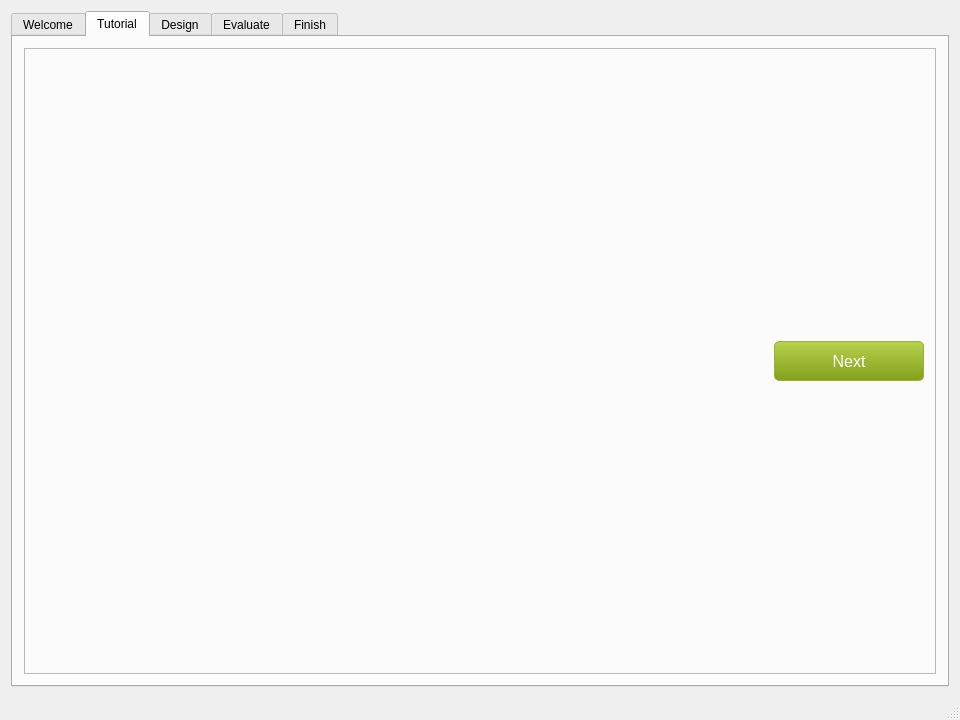
<?xml version="1.0" encoding="UTF-8"?>
<ui version="4.0">
 <class>UserStudyAppClass</class>
 <widget class="QMainWindow" name="UserStudyAppClass">
  <property name="windowModality">
   <enum>Qt::ApplicationModal</enum>
  </property>
  <property name="geometry">
   <rect>
    <x>0</x>
    <y>0</y>
    <width>960</width>
    <height>720</height>
   </rect>
  </property>
  <property name="windowTitle">
   <string>User Study</string>
  </property>
  <widget class="QWidget" name="centralWidget">
   <layout class="QHBoxLayout" name="horizontalLayout">
    <item>
     <widget class="QTabWidget" name="screens">
      <property name="currentIndex">
       <number>1</number>
      </property>
      <widget class="QWidget" name="WelcomeScreen">
       <attribute name="title">
        <string>Welcome</string>
       </attribute>
       <layout class="QVBoxLayout" name="verticalLayout_5">
        <item>
         <widget class="QFrame" name="WelcomeScreenFrame">
          <layout class="QGridLayout" name="gridLayout_4">
           <item row="2" column="0">
            <spacer name="horizontalSpacer_4">
             <property name="orientation">
              <enum>Qt::Horizontal</enum>
             </property>
             <property name="sizeHint" stdset="0">
              <size>
               <width>895</width>
               <height>20</height>
              </size>
             </property>
            </spacer>
           </item>
           <item row="0" column="0" colspan="2">
            <layout class="QVBoxLayout" name="welcomeLayout">
             <property name="margin">
              <number>100</number>
             </property>
             <item>
              <widget class="QLabel" name="label_3">
               <property name="text">
                <string>&lt;html&gt;&lt;head/&gt;&lt;body&gt;&lt;p&gt;&lt;span style=&quot; font-size:20pt;&quot;&gt;Welcome to the &amp;quot;name&amp;quot; study!&lt;/span&gt;&lt;/p&gt;&lt;p&gt;&lt;br/&gt;&lt;/p&gt;&lt;p&gt;&lt;span style=&quot; font-size:9pt;&quot;&gt;This study &lt;/span&gt;&lt;span style=&quot; font-family:'Arial,Helvetica,sans'; font-size:9pt; color:#000000;&quot;&gt;Fusce facilisis commodo rutrum. Maecenas id dui ac eros molestie laoreet at a urna. Suspendisse lorem urna, aliquam ac dignissim sed, molestie sit amet nibh.&lt;/span&gt;&lt;/p&gt;&lt;/body&gt;&lt;/html&gt;</string>
               </property>
               <property name="wordWrap">
                <bool>true</bool>
               </property>
              </widget>
             </item>
             <item>
              <widget class="QLabel" name="label_4">
               <property name="sizePolicy">
                <sizepolicy hsizetype="Preferred" vsizetype="Preferred">
                 <horstretch>0</horstretch>
                 <verstretch>0</verstretch>
                </sizepolicy>
               </property>
               <property name="text">
                <string/>
               </property>
               <property name="pixmap">
                <pixmap resource="Resources/userstudyResource.qrc">:/UserStudyApp/logo.svg</pixmap>
               </property>
               <property name="scaledContents">
                <bool>false</bool>
               </property>
               <property name="alignment">
                <set>Qt::AlignBottom|Qt::AlignRight|Qt::AlignTrailing</set>
               </property>
              </widget>
             </item>
             <item>
              <spacer name="verticalSpacer_4">
               <property name="orientation">
                <enum>Qt::Vertical</enum>
               </property>
               <property name="sizeHint" stdset="0">
                <size>
                 <width>20</width>
                 <height>40</height>
                </size>
               </property>
              </spacer>
             </item>
            </layout>
           </item>
           <item row="1" column="1" rowspan="2">
            <widget class="QPushButton" name="nextButtonWelcome">
             <property name="minimumSize">
              <size>
               <width>150</width>
               <height>40</height>
              </size>
             </property>
             <property name="layoutDirection">
              <enum>Qt::LeftToRight</enum>
             </property>
             <property name="autoFillBackground">
              <bool>false</bool>
             </property>
             <property name="styleSheet">
              <string notr="true">QPushButton{
	background:qlineargradient(spread:pad, x1:0, y1:0, x2:0, y2:1, stop:0 #b6d14c, stop:1 #83a01c);
	color: white;
	border: 1px solid #97B134;
	font-family: 'Open Sans', sans-serif;
	font-size: 16px;
    border-radius: 5px;
}

QPushButton:hover{
    background:qlineargradient(spread:pad, x1:0, y1:0, x2:0, y2:1, stop:0 #bbda4c, stop:1 #83a01d);
}

QPushButton:pressed{
   background:qlineargradient(spread:pad, x1:0, y1:0, x2:0, y2:1, stop:0 #83a01c, stop:1 #b6d14c);
}</string>
             </property>
             <property name="text">
              <string>Next</string>
             </property>
             <property name="icon">
              <iconset resource="Resources/userstudyResource.qrc">
               <normaloff>:/UserStudyApp/nextPage.ico</normaloff>:/UserStudyApp/nextPage.ico</iconset>
             </property>
             <property name="default">
              <bool>false</bool>
             </property>
             <property name="flat">
              <bool>false</bool>
             </property>
            </widget>
           </item>
          </layout>
         </widget>
        </item>
       </layout>
      </widget>
      <widget class="QWidget" name="TutorialScreen">
       <attribute name="title">
        <string>Tutorial</string>
       </attribute>
       <layout class="QVBoxLayout" name="verticalLayout_3">
        <item>
         <widget class="QFrame" name="TutorialScreenFrame">
          <property name="frameShape">
           <enum>QFrame::StyledPanel</enum>
          </property>
          <property name="frameShadow">
           <enum>QFrame::Raised</enum>
          </property>
          <layout class="QGridLayout" name="gridLayout_3">
           <item row="2" column="0">
            <spacer name="horizontalSpacer_3">
             <property name="orientation">
              <enum>Qt::Horizontal</enum>
             </property>
             <property name="sizeHint" stdset="0">
              <size>
               <width>895</width>
               <height>20</height>
              </size>
             </property>
            </spacer>
           </item>
           <item row="0" column="0" colspan="2">
            <layout class="QVBoxLayout" name="tutorialLayout"/>
           </item>
           <item row="2" column="1">
            <widget class="QPushButton" name="nextButtonTutorial">
             <property name="minimumSize">
              <size>
               <width>150</width>
               <height>40</height>
              </size>
             </property>
             <property name="styleSheet">
              <string notr="true">QPushButton{
	background:qlineargradient(spread:pad, x1:0, y1:0, x2:0, y2:1, stop:0 #b6d14c, stop:1 #83a01c);
	color: white;
	border: 1px solid #97B134;
	font-family: 'Open Sans', sans-serif;
	font-size: 16px;
    border-radius: 5px;
}

QPushButton:hover{
    background:qlineargradient(spread:pad, x1:0, y1:0, x2:0, y2:1, stop:0 #bbda4c, stop:1 #83a01d);
}

QPushButton:pressed{
   background:qlineargradient(spread:pad, x1:0, y1:0, x2:0, y2:1, stop:0 #83a01c, stop:1 #b6d14c);
}</string>
             </property>
             <property name="text">
              <string>Next</string>
             </property>
             <property name="icon">
              <iconset resource="Resources/userstudyResource.qrc">
               <normaloff>:/UserStudyApp/nextPage.ico</normaloff>:/UserStudyApp/nextPage.ico</iconset>
             </property>
             <property name="default">
              <bool>false</bool>
             </property>
             <property name="flat">
              <bool>false</bool>
             </property>
            </widget>
           </item>
          </layout>
         </widget>
        </item>
       </layout>
      </widget>
      <widget class="QWidget" name="DesignScreen">
       <attribute name="title">
        <string>Design</string>
       </attribute>
       <layout class="QVBoxLayout" name="verticalLayout_7">
        <item>
         <widget class="QFrame" name="DesignScreenFrame">
          <property name="frameShape">
           <enum>QFrame::StyledPanel</enum>
          </property>
          <property name="frameShadow">
           <enum>QFrame::Raised</enum>
          </property>
          <layout class="QGridLayout" name="gridLayout_5">
           <property name="margin">
            <number>9</number>
           </property>
           <property name="spacing">
            <number>6</number>
           </property>
           <item row="2" column="2">
            <widget class="QPushButton" name="nextButtonDesign">
             <property name="minimumSize">
              <size>
               <width>150</width>
               <height>40</height>
              </size>
             </property>
             <property name="styleSheet">
              <string notr="true">QPushButton{
	background:qlineargradient(spread:pad, x1:0, y1:0, x2:0, y2:1, stop:0 #b6d14c, stop:1 #83a01c);
	color: white;
	border: 1px solid #97B134;
	font-family: 'Open Sans', sans-serif;
	font-size: 16px;
    border-radius: 5px;
}

QPushButton:hover{
    background:qlineargradient(spread:pad, x1:0, y1:0, x2:0, y2:1, stop:0 #bbda4c, stop:1 #83a01d);
}

QPushButton:pressed{
   background:qlineargradient(spread:pad, x1:0, y1:0, x2:0, y2:1, stop:0 #83a01c, stop:1 #b6d14c);
}</string>
             </property>
             <property name="text">
              <string>Next</string>
             </property>
             <property name="icon">
              <iconset resource="Resources/userstudyResource.qrc">
               <normaloff>:/UserStudyApp/nextPage.ico</normaloff>:/UserStudyApp/nextPage.ico</iconset>
             </property>
             <property name="default">
              <bool>false</bool>
             </property>
             <property name="flat">
              <bool>false</bool>
             </property>
            </widget>
           </item>
           <item row="2" column="1">
            <spacer name="horizontalSpacer_5">
             <property name="orientation">
              <enum>Qt::Horizontal</enum>
             </property>
             <property name="sizeHint" stdset="0">
              <size>
               <width>895</width>
               <height>20</height>
              </size>
             </property>
            </spacer>
           </item>
           <item row="2" column="0">
            <widget class="QFrame" name="tasksFrame">
             <property name="frameShape">
              <enum>QFrame::StyledPanel</enum>
             </property>
             <property name="frameShadow">
              <enum>QFrame::Raised</enum>
             </property>
             <layout class="QHBoxLayout" name="horizontalLayout_2">
              <property name="spacing">
               <number>10</number>
              </property>
              <property name="leftMargin">
               <number>10</number>
              </property>
              <property name="topMargin">
               <number>0</number>
              </property>
              <property name="rightMargin">
               <number>10</number>
              </property>
              <property name="bottomMargin">
               <number>0</number>
              </property>
              <item>
               <widget class="QLabel" name="checkmarkLabel">
                <property name="enabled">
                 <bool>true</bool>
                </property>
                <property name="text">
                 <string>✓</string>
                </property>
               </widget>
              </item>
              <item>
               <widget class="QLabel" name="tasksDescribtion">
                <property name="text">
                 <string>Please perform the following tasks</string>
                </property>
               </widget>
              </item>
              <item>
               <layout class="QGridLayout" name="tasksLayout">
                <property name="leftMargin">
                 <number>8</number>
                </property>
                <property name="rightMargin">
                 <number>8</number>
                </property>
                <property name="spacing">
                 <number>8</number>
                </property>
               </layout>
              </item>
             </layout>
            </widget>
           </item>
           <item row="0" column="0" colspan="3">
            <layout class="QVBoxLayout" name="designLayout">
             <item>
              <widget class="QFrame" name="designFrame">
               <property name="frameShape">
                <enum>QFrame::StyledPanel</enum>
               </property>
               <property name="frameShadow">
                <enum>QFrame::Raised</enum>
               </property>
              </widget>
             </item>
            </layout>
           </item>
          </layout>
         </widget>
        </item>
       </layout>
      </widget>
      <widget class="QWidget" name="EvaluateScreen">
       <attribute name="title">
        <string>Evaluate</string>
       </attribute>
       <layout class="QVBoxLayout" name="verticalLayout_9">
        <item>
         <widget class="QFrame" name="EvaluateScreenFrame">
          <property name="frameShape">
           <enum>QFrame::StyledPanel</enum>
          </property>
          <property name="frameShadow">
           <enum>QFrame::Raised</enum>
          </property>
          <layout class="QGridLayout" name="gridLayout_6">
           <item row="2" column="1">
            <widget class="QPushButton" name="nextButtonEvaluate">
             <property name="minimumSize">
              <size>
               <width>150</width>
               <height>40</height>
              </size>
             </property>
             <property name="styleSheet">
              <string notr="true">QPushButton{
	background:qlineargradient(spread:pad, x1:0, y1:0, x2:0, y2:1, stop:0 #b6d14c, stop:1 #83a01c);
	color: white;
	border: 1px solid #97B134;
	font-family: 'Open Sans', sans-serif;
	font-size: 16px;
    border-radius: 5px;
}

QPushButton:hover{
    background:qlineargradient(spread:pad, x1:0, y1:0, x2:0, y2:1, stop:0 #bbda4c, stop:1 #83a01d);
}

QPushButton:pressed{
   background:qlineargradient(spread:pad, x1:0, y1:0, x2:0, y2:1, stop:0 #83a01c, stop:1 #b6d14c);
}</string>
             </property>
             <property name="text">
              <string>Next</string>
             </property>
             <property name="icon">
              <iconset resource="Resources/userstudyResource.qrc">
               <normaloff>:/UserStudyApp/nextPage.ico</normaloff>:/UserStudyApp/nextPage.ico</iconset>
             </property>
             <property name="default">
              <bool>false</bool>
             </property>
             <property name="flat">
              <bool>false</bool>
             </property>
            </widget>
           </item>
           <item row="2" column="0">
            <spacer name="horizontalSpacer_6">
             <property name="orientation">
              <enum>Qt::Horizontal</enum>
             </property>
             <property name="sizeHint" stdset="0">
              <size>
               <width>895</width>
               <height>20</height>
              </size>
             </property>
            </spacer>
           </item>
           <item row="0" column="0" colspan="2">
            <layout class="QVBoxLayout" name="evaluateLayout">
             <item>
              <widget class="QFrame" name="evaluateFrame">
               <property name="frameShape">
                <enum>QFrame::StyledPanel</enum>
               </property>
               <property name="frameShadow">
                <enum>QFrame::Raised</enum>
               </property>
              </widget>
             </item>
             <item>
              <spacer name="verticalSpacer_7">
               <property name="orientation">
                <enum>Qt::Vertical</enum>
               </property>
               <property name="sizeHint" stdset="0">
                <size>
                 <width>20</width>
                 <height>40</height>
                </size>
               </property>
              </spacer>
             </item>
            </layout>
           </item>
          </layout>
         </widget>
        </item>
       </layout>
      </widget>
      <widget class="QWidget" name="FinishScreen">
       <attribute name="title">
        <string>Finish</string>
       </attribute>
       <layout class="QGridLayout" name="gridLayout">
        <property name="margin">
         <number>40</number>
        </property>
        <property name="horizontalSpacing">
         <number>6</number>
        </property>
        <item row="2" column="1">
         <layout class="QVBoxLayout" name="verticalLayout_10">
          <property name="leftMargin">
           <number>200</number>
          </property>
          <property name="topMargin">
           <number>20</number>
          </property>
          <property name="rightMargin">
           <number>200</number>
          </property>
          <property name="bottomMargin">
           <number>20</number>
          </property>
          <item>
           <widget class="QPushButton" name="sendResultButton">
            <property name="minimumSize">
             <size>
              <width>200</width>
              <height>45</height>
             </size>
            </property>
            <property name="maximumSize">
             <size>
              <width>200</width>
              <height>16777215</height>
             </size>
            </property>
            <property name="styleSheet">
             <string notr="true">QPushButton{
	background:qlineargradient(spread:pad, x1:0, y1:0, x2:0, y2:1, stop:0 #b6d14c, stop:1 #83a01c);
	color: white;
	border: 1px solid #97B134;
	font-family: 'Open Sans', sans-serif;
	font-size: 24px;
    border-radius: 5px;
}

QPushButton:hover{
    background:qlineargradient(spread:pad, x1:0, y1:0, x2:0, y2:1, stop:0 #bbda4c, stop:1 #83a01d);
}

QPushButton:pressed{
   background:qlineargradient(spread:pad, x1:0, y1:0, x2:0, y2:1, stop:0 #83a01c, stop:1 #b6d14c);
}</string>
            </property>
            <property name="text">
             <string>Send</string>
            </property>
           </widget>
          </item>
         </layout>
        </item>
        <item row="0" column="1">
         <spacer name="verticalSpacer_3">
          <property name="orientation">
           <enum>Qt::Vertical</enum>
          </property>
          <property name="sizeHint" stdset="0">
           <size>
            <width>20</width>
            <height>40</height>
           </size>
          </property>
         </spacer>
        </item>
        <item row="6" column="1">
         <spacer name="verticalSpacer">
          <property name="orientation">
           <enum>Qt::Vertical</enum>
          </property>
          <property name="sizeHint" stdset="0">
           <size>
            <width>20</width>
            <height>80</height>
           </size>
          </property>
         </spacer>
        </item>
        <item row="4" column="1">
         <widget class="QLabel" name="label">
          <property name="text">
           <string>&lt;html&gt;&lt;head/&gt;&lt;body&gt;&lt;p&gt;&lt;span style=&quot; font-size:12pt;&quot;&gt;Alternatively, you can send us the results file to &lt;/span&gt;&lt;a href=&quot;mailto:space.saver@gmail.com?Subject=Results&quot;&gt;&lt;span style=&quot; font-size:12pt; text-decoration: underline; color:#0000ff;&quot;&gt;graphics.user.study@gmail.com&lt;/span&gt;&lt;/a&gt;&lt;/p&gt;&lt;/body&gt;&lt;/html&gt;</string>
          </property>
          <property name="wordWrap">
           <bool>true</bool>
          </property>
         </widget>
        </item>
        <item row="1" column="1">
         <widget class="QLabel" name="label_2">
          <property name="text">
           <string>&lt;html&gt;&lt;head/&gt;&lt;body&gt;&lt;p&gt;&lt;span style=&quot; font-size:20pt;&quot;&gt;Thank you!&lt;/span&gt;&lt;/p&gt;&lt;p&gt;&lt;br/&gt;&lt;/p&gt;&lt;p&gt;&lt;span style=&quot; font-size:12pt;&quot;&gt;Please make sure you submit your results by clicking the send button bellow:&lt;/span&gt;&lt;/p&gt;&lt;/body&gt;&lt;/html&gt;</string>
          </property>
          <property name="wordWrap">
           <bool>true</bool>
          </property>
         </widget>
        </item>
        <item row="2" column="0">
         <spacer name="horizontalSpacer_2">
          <property name="orientation">
           <enum>Qt::Horizontal</enum>
          </property>
          <property name="sizeType">
           <enum>QSizePolicy::Fixed</enum>
          </property>
          <property name="sizeHint" stdset="0">
           <size>
            <width>100</width>
            <height>20</height>
           </size>
          </property>
         </spacer>
        </item>
        <item row="3" column="1">
         <spacer name="verticalSpacer_2">
          <property name="orientation">
           <enum>Qt::Vertical</enum>
          </property>
          <property name="sizeHint" stdset="0">
           <size>
            <width>20</width>
            <height>40</height>
           </size>
          </property>
         </spacer>
        </item>
        <item row="2" column="2">
         <spacer name="horizontalSpacer">
          <property name="orientation">
           <enum>Qt::Horizontal</enum>
          </property>
          <property name="sizeType">
           <enum>QSizePolicy::Fixed</enum>
          </property>
          <property name="sizeHint" stdset="0">
           <size>
            <width>100</width>
            <height>20</height>
           </size>
          </property>
         </spacer>
        </item>
        <item row="5" column="1">
         <layout class="QVBoxLayout" name="verticalLayout_11">
          <property name="leftMargin">
           <number>200</number>
          </property>
          <property name="topMargin">
           <number>20</number>
          </property>
          <property name="rightMargin">
           <number>200</number>
          </property>
          <property name="bottomMargin">
           <number>20</number>
          </property>
          <item>
           <widget class="QPushButton" name="saveResultButton">
            <property name="minimumSize">
             <size>
              <width>200</width>
              <height>45</height>
             </size>
            </property>
            <property name="maximumSize">
             <size>
              <width>200</width>
              <height>16777215</height>
             </size>
            </property>
            <property name="styleSheet">
             <string notr="true">font-family: 'Open Sans', sans-serif;
font-size: 16px;</string>
            </property>
            <property name="text">
             <string>Save to File..</string>
            </property>
           </widget>
          </item>
         </layout>
        </item>
       </layout>
      </widget>
     </widget>
    </item>
   </layout>
  </widget>
  <widget class="QStatusBar" name="statusBar"/>
 </widget>
 <layoutdefault spacing="6" margin="11"/>
 <resources>
  <include location="Resources/userstudyResource.qrc"/>
 </resources>
 <connections/>
</ui>
